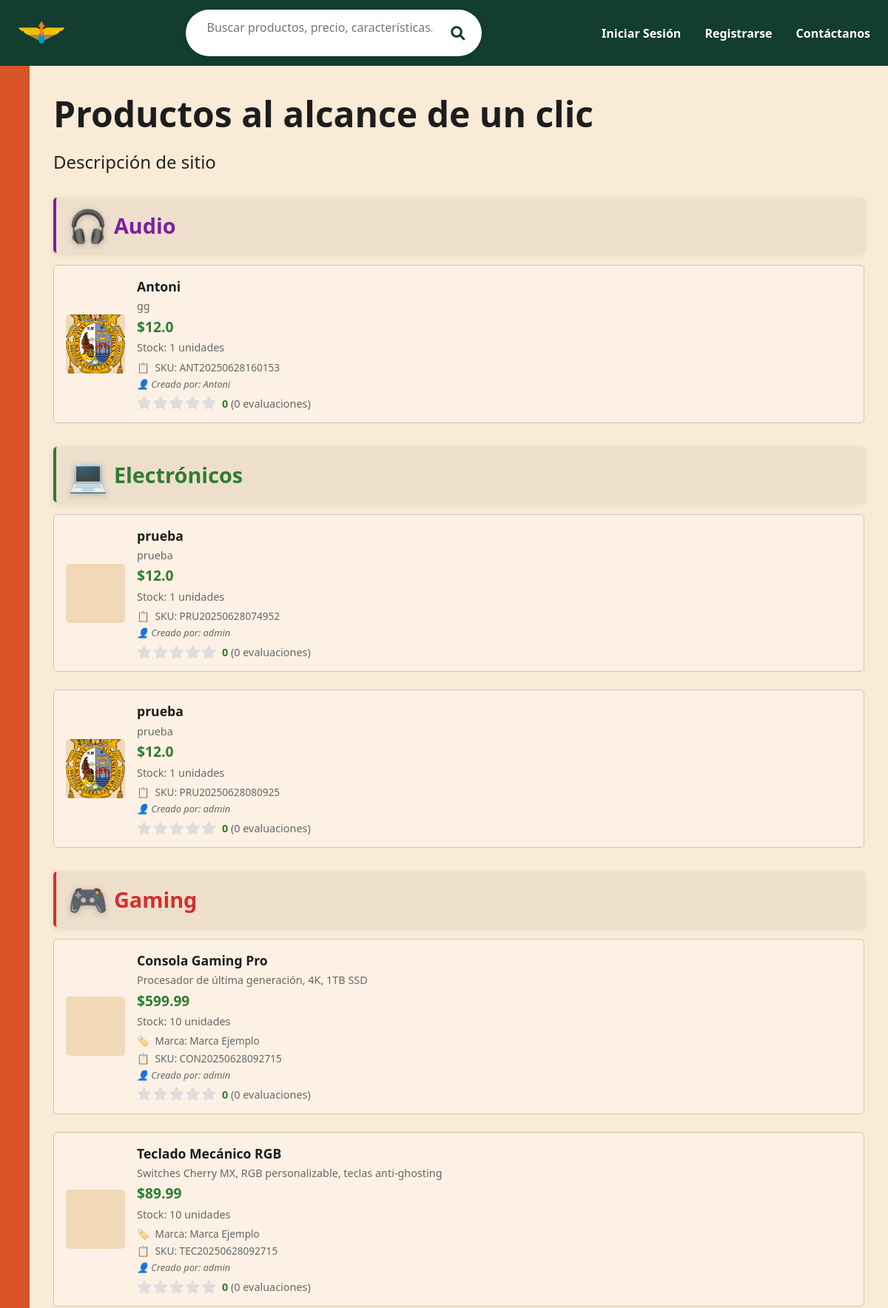
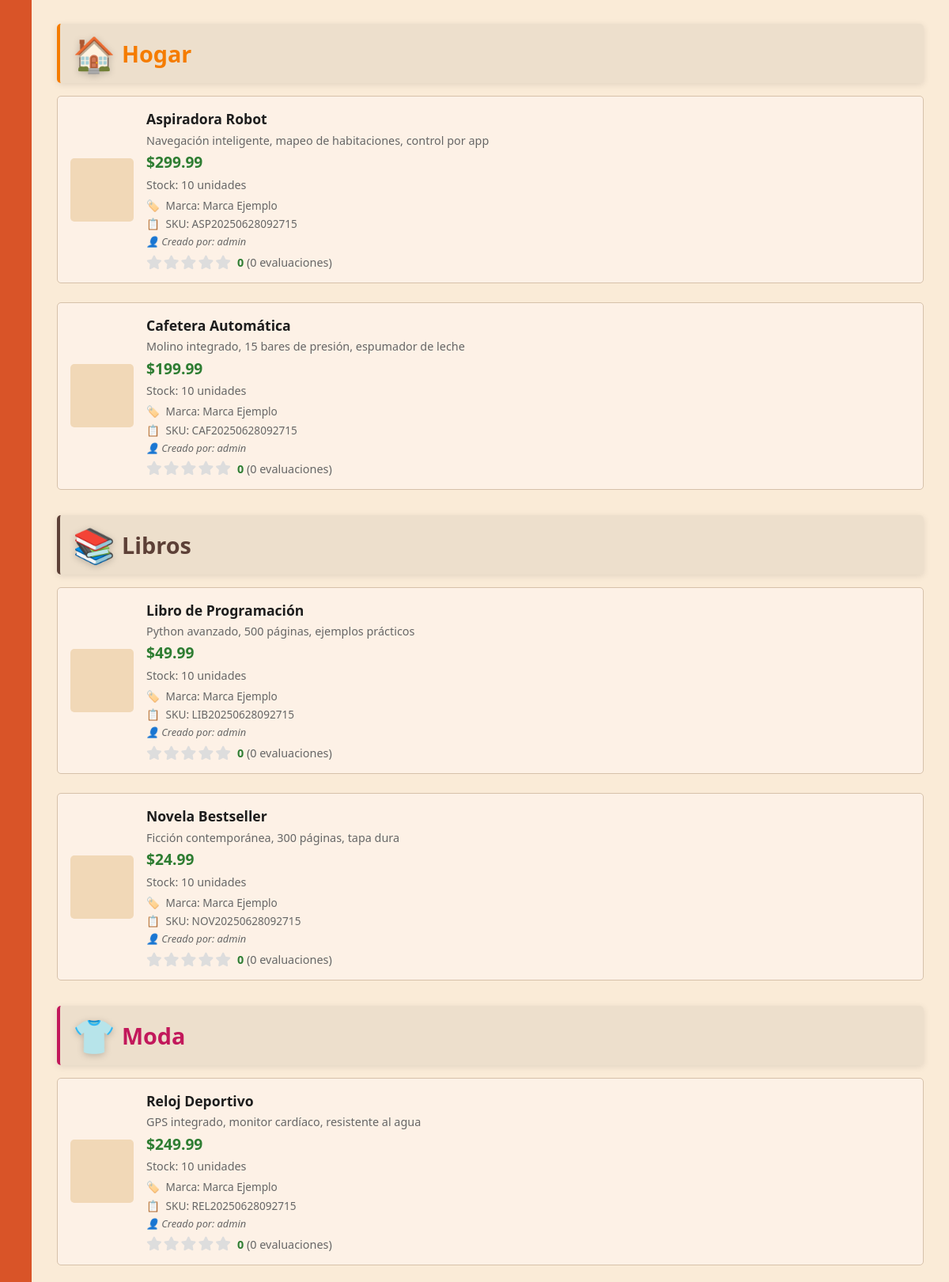
The page / (upper part) on the database its author committed (2 pictures, top to bottom).
### tables this page shows
CREATE TABLE products (
    id INTEGER PRIMARY KEY AUTOINCREMENT,
    name TEXT NOT NULL,
    category_id INTEGER NOT NULL,
    features TEXT NOT NULL,
    price REAL NOT NULL,
    image_filename TEXT NOT NULL,
    quantity INTEGER DEFAULT 1,
    rating REAL DEFAULT 0.0,
    rating_count INTEGER DEFAULT 0,
    sku TEXT UNIQUE,
    brand TEXT,
    weight REAL,
    dimensions TEXT,
    warranty_months INTEGER DEFAULT 12,
    is_featured BOOLEAN DEFAULT 0,
    is_active BOOLEAN DEFAULT 1,
    created_date TEXT, created_by INTEGER,
    FOREIGN KEY (category_id) REFERENCES categories (id) ON DELETE CASCADE
);

CREATE TABLE categories (
    id INTEGER PRIMARY KEY AUTOINCREMENT,
    name TEXT NOT NULL UNIQUE,
    description TEXT,
    color TEXT DEFAULT '#123d2f',
    icon TEXT DEFAULT '📦',
    created_date TEXT,
    is_active BOOLEAN DEFAULT 1
);

CREATE TABLE users (
    id INTEGER PRIMARY KEY AUTOINCREMENT,
    username TEXT NOT NULL UNIQUE,
    password TEXT NOT NULL
);

### app.py (the view)
@app.route("/")
def index():
    ip = request.headers.get("CF-Connecting-IP") or \
         request.headers.get("X-Forwarded-For") or \
         request.remote_addr
    user_agent = request.headers.get("User-Agent")
    timestamp = datetime.utcnow().strftime("%Y-%m-%d %H:%M:%S")
    conn = get_db_connection()
    conn.execute("INSERT INTO visits (ip, user_agent, timestamp) VALUES (?, ?, ?)", (ip, user_agent, timestamp))
    productos = conn.execute("""
        SELECT p.*, c.name as category_name, c.color as category_color, c.icon as category_icon,
               u.username as created_by_username
        FROM products p
        JOIN categories c ON p.category_id = c.id
        LEFT JOIN users u ON p.created_by = u.id
        WHERE p.is_active = 1
        ORDER BY c.name, p.name
    """).fetchall()
    categorias = conn.execute("SELECT * FROM categories WHERE is_active = 1 ORDER BY name").fetchall()
    print(f"🔍 DEBUG: {len(productos)} productos, {len(categorias)} categorías")
    for prod in productos:
        print(f"   📦 {prod['name']} -> {prod['category_name']}")
    conn.commit()
    conn.close()
    print(f"🛰️ Visita desde IP: {ip} - {user_agent}")
    return render_template("Inicio.html", productos=productos, categorias=categorias)

### app.py (called while the page is built)
def get_db_connection():
    conn = sqlite3.connect('antonito.db')
    conn.row_factory = sqlite3.Row
    return conn

### templates/Inicio.html (shortened to what this page needs)
<!DOCTYPE html>
<html lang="es">
<head>
    <link rel="stylesheet" type="text/css" href="{{ url_for('static', filename='css/style.css') }}">
    <link rel="stylesheet" href="https://cdnjs.cloudflare.com/ajax/libs/font-awesome/6.0.0/css/all.min.css">
</head>
<body>
    <header>
        <div class="logo">
            <img src="{{ url_for('static', filename='images/Logo.png') }}" alt="Logo" />
        </div>
        <form id="searchForm" class="search-bar" autocomplete="off">
            <input type="text" id="searchInput" name="q" placeholder="Buscar productos, precio, características..." />
            <button type="submit"><i class="fas fa-search"></i></button>
        </form>
        <nav>
            <ul id="nav-list">
                {% if session.get('username') %}
                    <li><a href="#">Bienvenido, {{ session['username'] }}</a></li>
                    <li><a href="#" id="transactionsLink">Mis Compras</a></li>
                    <li><a href="{{ url_for('logout') }}">Cerrar Sesión</a></li>
                    {% if session.get('username') == 'admin' %}
                        <li><a href="{{ url_for('visitas') }}">Ver Visitas</a></li>
                        <li><a href="{{ url_for('busquedas') }}">Búsquedas</a></li>
                        <li><a href="{{ url_for('usuarios') }}">Usuarios</a></li>
                    {% endif %}
                {% else %}
                    <li><a href="#" id="loginLink">Iniciar Sesión</a></li>
                    <li><a href="#" id="registerLink">Registrarse</a></li>
                {% endif %}
                <li><a href="#" id="contactLink">Contáctanos</a></li>
            </ul>
        </nav>
    </header>
    <div class="container">
        <div class="side-bar"></div>
        <main class="main">
            <section class="hero">
                <h1>Productos al alcance de un clic</h1>
                <p>Descripción de sitio</p>
            </section>
            {% set current_category = namespace(name=None) %}
            {% for product in productos %}
                {% if current_category.name != product.category_name %}
                    {% if current_category.name is not none %}
                        </div>
                    {% endif %}
                    {% set current_category.name = product.category_name %}
                    <div class="category-section">
                        <h2 class="category-title" style="color: {{ product.category_color }}; margin: 2rem 0 1rem 0; padding: 0.5rem 1rem; background: rgba(0,0,0,0.05); border-radius: 5px; display: flex; align-items: center; gap: 0.5rem;">
                            <span style="font-size: 1.5em;">{{ product.category_icon }}</span>
                            {{ product.category_name }}
                        </h2>
                        <div class="products">
                {% endif %}
                <div class="product-card" data-product-id="{{ product['id'] }}">
                    <div class="image" style="background-image: url('{{ url_for('static', filename='uploads/' ~ product['image_filename']) }}');"></div>
                    <div class="details">
                        <div class="title">{{ product['name'] }}</div>
                        <div class="subtitle">{{ product['features'] }}</div>
                        <div class="price">${{ product['price'] }}</div>
                        <div class="quantity">Stock: {{ product['quantity'] }} unidades</div>
                        {% if product['brand'] %}
                            <div class="brand">Marca: {{ product['brand'] }}</div>
                        {% endif %}
                        {% if product['sku'] %}
                            <div class="sku">SKU: {{ product['sku'] }}</div>
                        {% endif %}
                        {% if product['created_by_username'] %}
                            <div class="creator">Creado por: {{ product['created_by_username'] }}</div>
                        {% endif %}
                        <div class="rating-section">
                            <div class="stars">
                                {% for i in range(1, 6) %}
                                    <i class="fas fa-star star-rating" data-rating="{{ i }}" data-product-id="{{ product['id'] }}"></i>
                                {% endfor %}
                            </div>
                            <div class="rating-info">
                                <span class="rating-value">{{ product['rating']|default(0, true) }}</span>
                                <span class="rating-count">({{ product['rating_count']|default(0, true) }} evaluaciones)</span>
                            </div>
                        </div>
                    </div>
                </div>
            {% endfor %}
        </main>
    </div>
</body>
</html>

### static/css/style.css (style rules this page uses)
* { box-sizing: border-box; margin: 0; padding: 0; font-family: 'Segoe UI', sans-serif; }
body { background-color: #FAEBD7; display: flex; flex-direction: column; min-height: 100vh; }
header { background-color: #123d2f; color: white; display: flex; align-items: center; justify-content: space-between; padding: 0.8em 1.5em; }
.logo { display: flex; align-items: center; gap: 10px; }
.logo img { height: 35px; }
nav ul { list-style: none; display: flex; gap: 2em; }
nav ul li a { color: white; text-decoration: none; font-weight: bold; }
.container { display: flex; flex: 1; }
.side-bar { background-color: #D95428; width: 40px; min-height: 100vh; }
.main { padding: 2em; flex: 1; }
.hero h1 { font-size: 3em; color: #1d1d1d; margin-bottom: 1rem; }
.hero p { font-size: 1.5em; color: #222; margin: 0.5em 0 1em; }
.products { display: flex; flex-direction: column; gap: 1.5em; }
.product-card { display: flex; background-color: #fdf1e6; border: 1px solid #d6c1aa; border-radius: 5px; padding: 1em; align-items: center; position: relative; transition: all 0.3s ease; }
.product-card .image { width: 80px; height: 80px; background-color: #f1d8b7; margin-right: 1em; background-size: cover; background-position: center; border-radius: 5px; }
.product-card .details { flex: 1; }
.product-card .details .title { font-weight: bold; font-size: 1.1em; margin-bottom: 0.3em; color: #1d1d1d; }
.product-card .details .subtitle { font-size: 0.9em; color: #666; margin-bottom: 0.3em; }
.product-card .details .price { font-size: 1.2em; font-weight: bold; color: #2e7d32; margin-bottom: 0.3em; }
.product-card .details .quantity { font-size: 0.9em; color: #666; margin-bottom: 0.5em; }
.rating-section { display: flex; align-items: center; gap: 0.5em; margin-top: 0.5em; }
.stars { display: flex; gap: 2px; }
.star-rating { color: #ddd; cursor: pointer; font-size: 1.1em; transition: color 0.2s ease; }
.rating-info { font-size: 0.9em; color: #666; }
.rating-value { font-weight: bold; color: #2e7d32; }
form { background: #f3e5d0; padding: 1em; margin-top: 2em; border-radius: 10px; }
form input { width: 100%; padding: 0.5em; margin-bottom: 1em; border: 1px solid #ccc; border-radius: 5px; }
.category-section { margin-bottom: 3rem; }
.category-title { font-size: 1.8em; font-weight: 700; margin: 2rem 0 1rem 0; padding: 1rem 1.5rem; background: rgba(255,255,255,0.9); border-radius: 10px; display: flex; align-items: center; gap: 0.8rem; box-shadow: 0 2px 8px rgba(0,0,0,0.1); border-left: 4px solid; }
.category-title span { font-size: 1.5em; filter: drop-shadow(0 2px 4px rgba(0,0,0,0.2)); }
.brand, .sku { font-size: 0.85em; color: #666; margin-bottom: 0.3em; font-weight: 500; }
.brand::before { content: '🏷️ '; margin-right: 0.3em; }
.sku::before { content: '📋 '; margin-right: 0.3em; }
.creator { font-size: 0.8em; color: #666; margin-bottom: 0.3em; font-style: italic; }
.creator::before { content: "👤 "; }
.search-bar { display: flex; align-items: center; background: #fff; border-radius: 999px; padding: 0.2em 0.8em; margin: 0 1.5em; box-shadow: 0 2px 8px rgba(0,0,0,0.07); min-width: 220px; max-width: 400px; flex: 1; }
.search-bar input[type="text"] { border: none; outline: none; padding: 0.6em 1em; border-radius: 999px; font-size: 1em; flex: 1; background: transparent; color: #123d2f; }
.search-bar button { background: none; border: none; color: #123d2f; font-size: 1.2em; cursor: pointer; padding: 0 0.5em; }

### rows shown on the page
products: category_icon "🎧", category_name "Audio", image_filename (picture), name "Antoni", features "gg", price "12.0", quantity "1", sku "ANT20250628160153", created_by_username "Antoni", rating "0", rating_count "0"
products: category_icon "💻", category_name "Electrónicos", name "prueba", features "prueba", price "12.0", quantity "1", sku "PRU20250628074952", created_by_username "admin", rating "0", rating_count "0"
products: image_filename (picture), name "prueba", features "prueba", price "12.0", quantity "1", sku "PRU20250628080925", created_by_username "admin", rating "0", rating_count "0"
products: category_icon "🎮", category_name "Gaming", name "Consola Gaming Pro", features "Procesador de última generación, 4K, 1TB SSD", price "599.99", quantity "10", brand "Marca Ejemplo", sku "CON20250628092715", created_by_username "admin", rating "0", rating_count "0"
products: name "Teclado Mecánico RGB", features "Switches Cherry MX, RGB personalizable, teclas anti-ghosting", price "89.99", quantity "10", brand "Marca Ejemplo", sku "TEC20250628092715", created_by_username "admin", rating "0", rating_count "0"
products: category_icon "🏠", category_name "Hogar", name "Aspiradora Robot", features "Navegación inteligente, mapeo de habitaciones, control por app", price "299.99", quantity "10", brand "Marca Ejemplo", sku "ASP20250628092715", created_by_username "admin", rating "0", rating_count "0"
products: name "Cafetera Automática", features "Molino integrado, 15 bares de presión, espumador de leche", price "199.99", quantity "10", brand "Marca Ejemplo", sku "CAF20250628092715", created_by_username "admin", rating "0", rating_count "0"
products: category_icon "📚", category_name "Libros", name "Libro de Programación", features "Python avanzado, 500 páginas, ejemplos prácticos", price "49.99", quantity "10", brand "Marca Ejemplo", sku "LIB20250628092715", created_by_username "admin", rating "0", rating_count "0"
products: name "Novela Bestseller", features "Ficción contemporánea, 300 páginas, tapa dura", price "24.99", quantity "10", brand "Marca Ejemplo", sku "NOV20250628092715", created_by_username "admin", rating "0", rating_count "0"
products: category_icon "👕", category_name "Moda", name "Reloj Deportivo", features "GPS integrado, monitor cardíaco, resistente al agua", price "249.99", quantity "10", brand "Marca Ejemplo", sku "REL20250628092715", created_by_username "admin", rating "0", rating_count "0"
